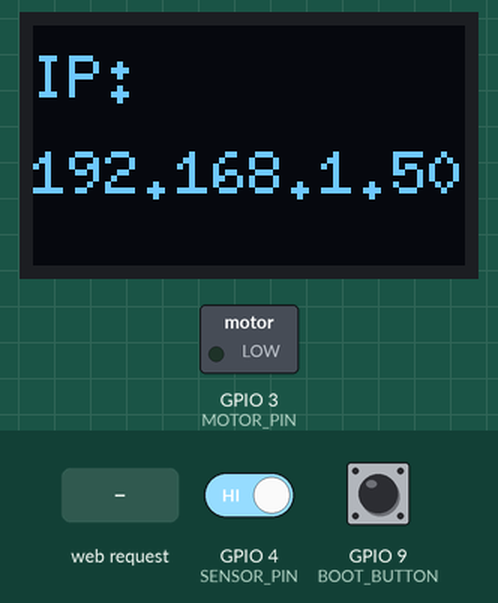
Recording of a sketch running on a simulated ESP32-S3. Parts: 72×40 one-colour display, switched loads named in the sketch (green lamp = pin HIGH). The test bench sets the inputs (shaded band); at power-on: GPIO 9 (BOOT_BUTTON) HIGH, GPIO 4 (SENSOR_PIN) HIGH. WiFi joins after 1.5 s; servers stay silent unless stated; random numbers use the default seed unless the sketch sets one; what the sketch prints to the serial monitor is not drawn.

Above: at 8.7 s.
8.8 s: GPIO 9 (BOOT_BUTTON) pulled LOW for 0.15 s
At 9.7 s:
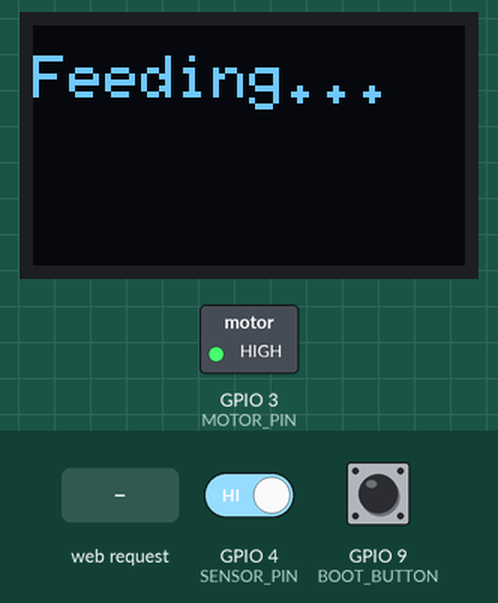
11.9 s: GPIO 4 (SENSOR_PIN) driven LOW
At 14.3 s:
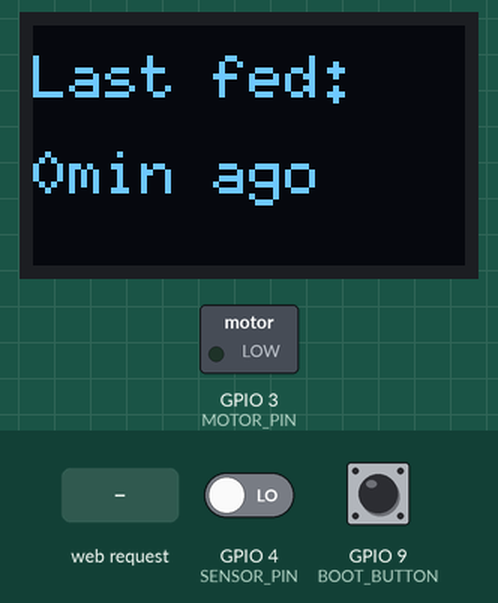
14.9 s: HTTP request GET /feed received
At 16.5 s:
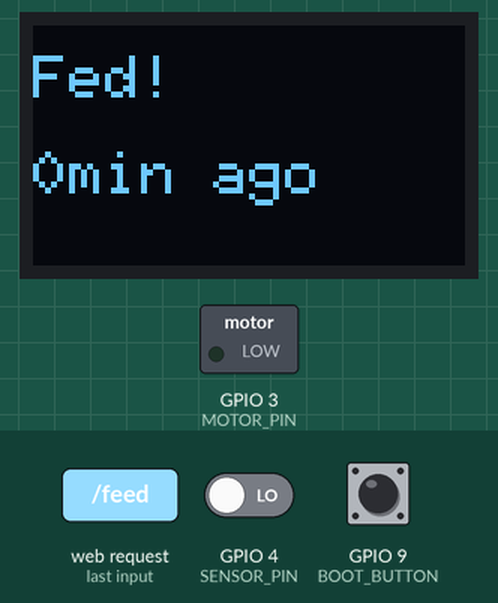
17.9 s: GPIO 9 (BOOT_BUTTON) pulled LOW for 1 s
At 21.5 s:
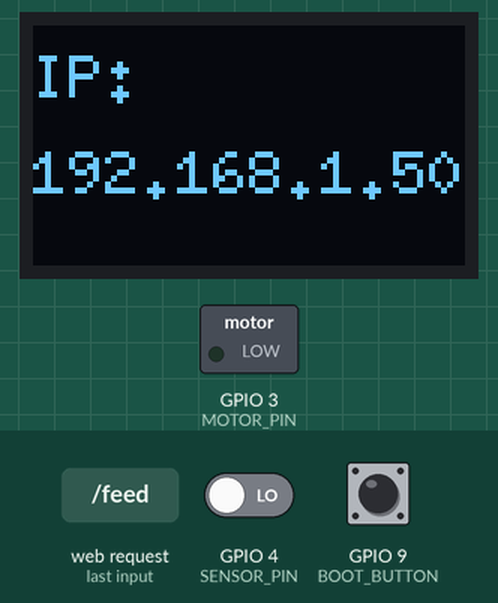
Timing chart, 0 to 22.9 s (numbered marks = the images above; inputs shaded):
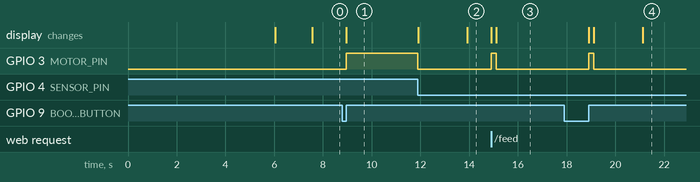

The sketch:

cat_feeder.ino
```cpp
#include <WiFi.h>
#include <WebServer.h>
#include <WiFiManager.h>
#include <Preferences.h>
#include <Wire.h>
#include <U8g2lib.h>

#define MOTOR_PIN 3
#define SENSOR_PIN 4
#define BOOT_BUTTON 9
#define SDA_PIN 5
#define SCL_PIN 6

U8G2_SSD1306_72X40_ER_F_HW_I2C display(U8G2_R0, U8X8_PIN_NONE, SCL_PIN, SDA_PIN);
WebServer server(80);
Preferences preferences;

String lastFed = "Never";
bool feeding = false;

void updateOLED(String line1, String line2) {
  display.clearBuffer();
  display.setFont(u8g2_font_6x10_tr);
  display.drawStr(0, 12, line1.c_str());
  display.drawStr(0, 28, line2.c_str());
  display.sendBuffer();
}

void feed() {
  if (feeding) return;
  feeding = true;
  Serial.println("Feeding...");
  updateOLED("Feeding...", "");
  digitalWrite(MOTOR_PIN, HIGH);
  delay(200);
  unsigned long timeout = millis() + 5000;
  while (digitalRead(SENSOR_PIN) == HIGH) {
    if (millis() > timeout) {
      Serial.println("Timeout!");
      break;
    }
  }
  digitalWrite(MOTOR_PIN, LOW);
  lastFed = String(millis() / 60000) + "min ago";
  Serial.println("Fed!");
  updateOLED("Fed!", lastFed);
  delay(2000);
  feeding = false;
}

void handleRoot() {
  String html = "";
  html += "<!DOCTYPE html><html><head>";
  html += "<meta name='viewport' content='width=device-width, initial-scale=1'>";
  html += "<title>Cat Feeder</title>";
  html += "<style>";
  html += "body{font-family:sans-serif;display:flex;flex-direction:column;align-items:center;justify-content:center;min-height:100vh;margin:0;background:#1a1a2e;color:white;}";
  html += "h1{font-size:2em;margin-bottom:0.2em;}";
  html += "p{color:#aaa;margin-bottom:2em;}";
  html += "button{background:#e94560;color:white;border:none;padding:20px 50px;font-size:1.5em;border-radius:12px;cursor:pointer;}";
  html += "button:active{background:#c73652;}";
  html += ".last{margin-top:2em;color:#aaa;font-size:0.9em;}";
  html += "</style></head><body>";
  html += "<h1>Cat Feeder</h1>";
  html += "<p>Press to dispense one portion</p>";
  html += "<button onclick=\"fetch('/feed').then(function(){document.querySelector('.last').innerText='Feeding...';setTimeout(function(){location.reload();},3000);})\">Feed Now</button>";
  html += "<div class='last'>Last fed: " + lastFed + "</div>";
  html += "</body></html>";
  server.send(200, "text/html", html);
}

void handleFeed() {
  feed();
  server.send(200, "text/plain", "OK");
}

void setup() {
  Serial.begin(115200);
  delay(6000);  // wait for everything to stabilise on cold boot

  pinMode(MOTOR_PIN, OUTPUT);
  pinMode(SENSOR_PIN, INPUT_PULLUP);
  pinMode(BOOT_BUTTON, INPUT_PULLUP);
  digitalWrite(MOTOR_PIN, LOW);

  Wire.begin(SDA_PIN, SCL_PIN);
  display.begin();
  updateOLED("Starting...", "");

  // Generate random AP name
  String apSSID = "CATFEEDER" + String(random(100, 999));

  WiFiManager wm;

  // Show AP info on OLED when in config mode
  wm.setAPCallback([apSSID](WiFiManager* wm) {
    updateOLED("AP Mode", apSSID);
  });

  updateOLED("WiFi...", "Connecting...");
  WiFi.mode(WIFI_STA);
  WiFi.setTxPower(WIFI_POWER_8_5dBm);

  // autoConnect blocks until connected
  // if no saved credentials, opens AP with given name
  if (!wm.autoConnect(apSSID.c_str())) {
    updateOLED("WiFi Failed!", "Restarting...");
    delay(3000);
    ESP.restart();
  }

  String ip = WiFi.localIP().toString();
  Serial.println("Connected! IP: " + ip);
  updateOLED("Ready!", ip);

  server.on("/", handleRoot);
  server.on("/feed", handleFeed);
  server.begin();
}

void loop() {
  server.handleClient();
  yield();

  // Rotate OLED between IP and last fed
  static unsigned long lastOLEDSwitch = 0;
  static bool showIP = true;
  if (!feeding && millis() - lastOLEDSwitch > 5000) {
    lastOLEDSwitch = millis();
    if (showIP) {
      updateOLED("IP:", WiFi.localIP().toString());
    } else {
      updateOLED("Last fed:", lastFed);
    }
    showIP = !showIP;
  }

  // Boot button
  if (digitalRead(BOOT_BUTTON) == LOW) {
    unsigned long pressStart = millis();
    while (digitalRead(BOOT_BUTTON) == LOW) {
      delay(10);
      if (millis() - pressStart >= 10000) {
        updateOLED("Resetting", "WiFi...");
        delay(1000);
        WiFiManager wm;
        wm.resetSettings();
        ESP.restart();
      }
    }
    if (millis() - pressStart < 10000) {
      feed();
    }
  }
}
```

Measured:
- after the input at 8.8 s, GPIO 3 (MOTOR_PIN): LOW → HIGH after 0.16 s; the display: changes after 0.16 s (image 1)
- after the input at 14.9 s, GPIO 3 (MOTOR_PIN): LOW → HIGH at once, → LOW 0.20 s later; the display: first changes at once (image 3 shows a later state)
- after the input at 17.9 s, GPIO 3 (MOTOR_PIN): LOW → HIGH after 1.0 s, → LOW 0.20 s later
